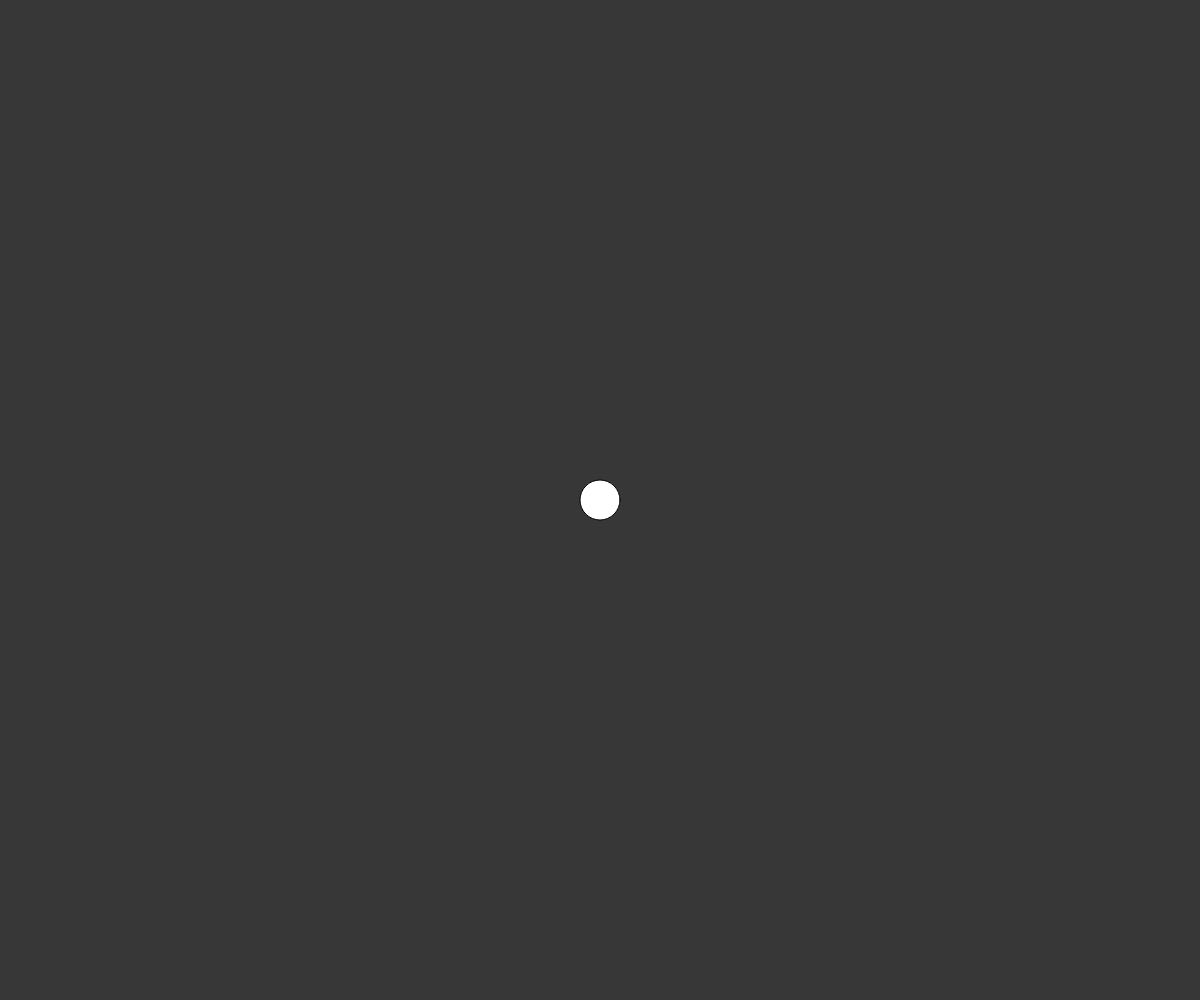
Frame 1 (no input)
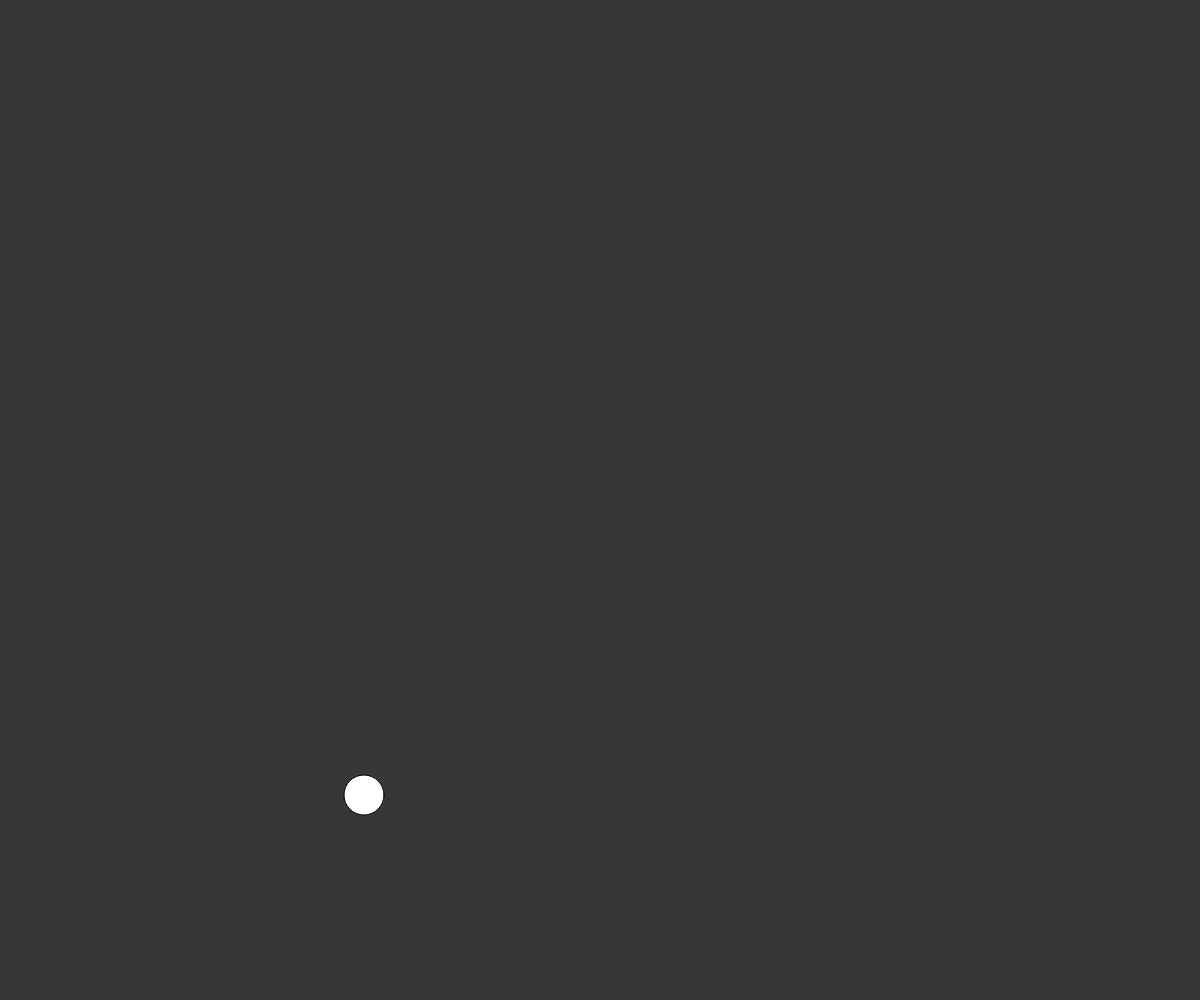
Frame 60 (no input)
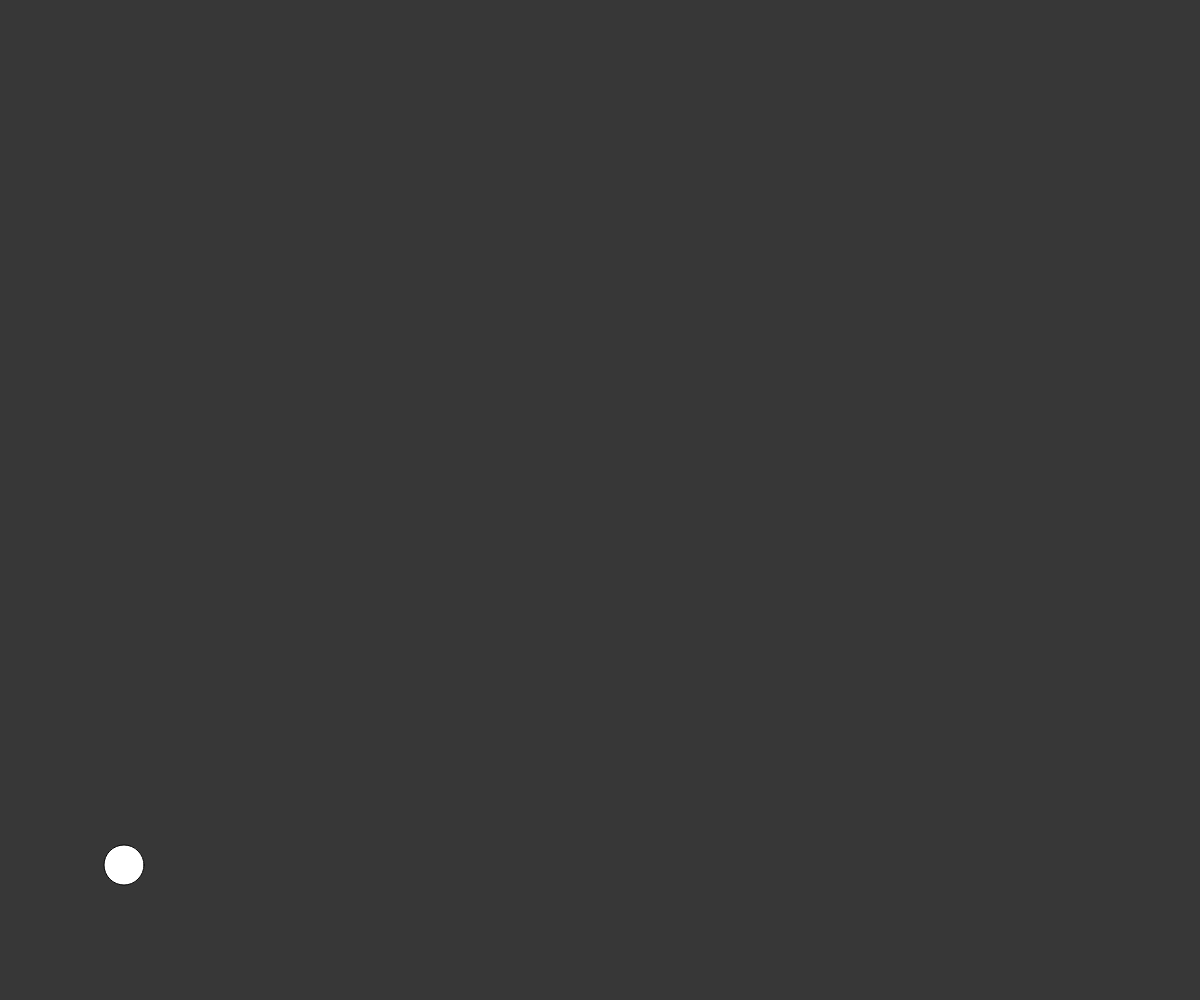
Frame 120 (the mouse pressed at the canvas centre since frame 60)

The p5.js sketch that drew these frames (run headless with seeded random() and noise() and a simulated clock; from frame 60 on, the mouse is pressed at the canvas centre):

// p5.js sketch
// ── sketch.js
let ball;

function setup() {
	createCanvas(windowWidth, windowHeight);
	ball = new Ball(width/2, height/2, 20);
}

function draw() {
	background(55);
	ball.show();
	ball.move();
}

// ── ball.js
class Ball {
  constructor(x, y, r) {
    this.x = x;
    this.y = y;
    this.r = r;
    this.d = 2*r;
    this.xVelocity = -4;
    this.yVelocity = 5;
  }

  show(){
    color(255);
    ellipse(this.x, this.y, this.d, this.d);
  }

  move(){
    this.x += this.xVelocity;
    this.y += this.yVelocity;
    this.bounce();
  }

  bounce(){
    if(this.x - this.r <= 0 || this.x + this.r >= width){
      this.xVelocity *= -1;
    }
    if(this.y - this.r <= 0 || this.y + this.r >= height){
      this.yVelocity *= -1;
    }
  }
}
